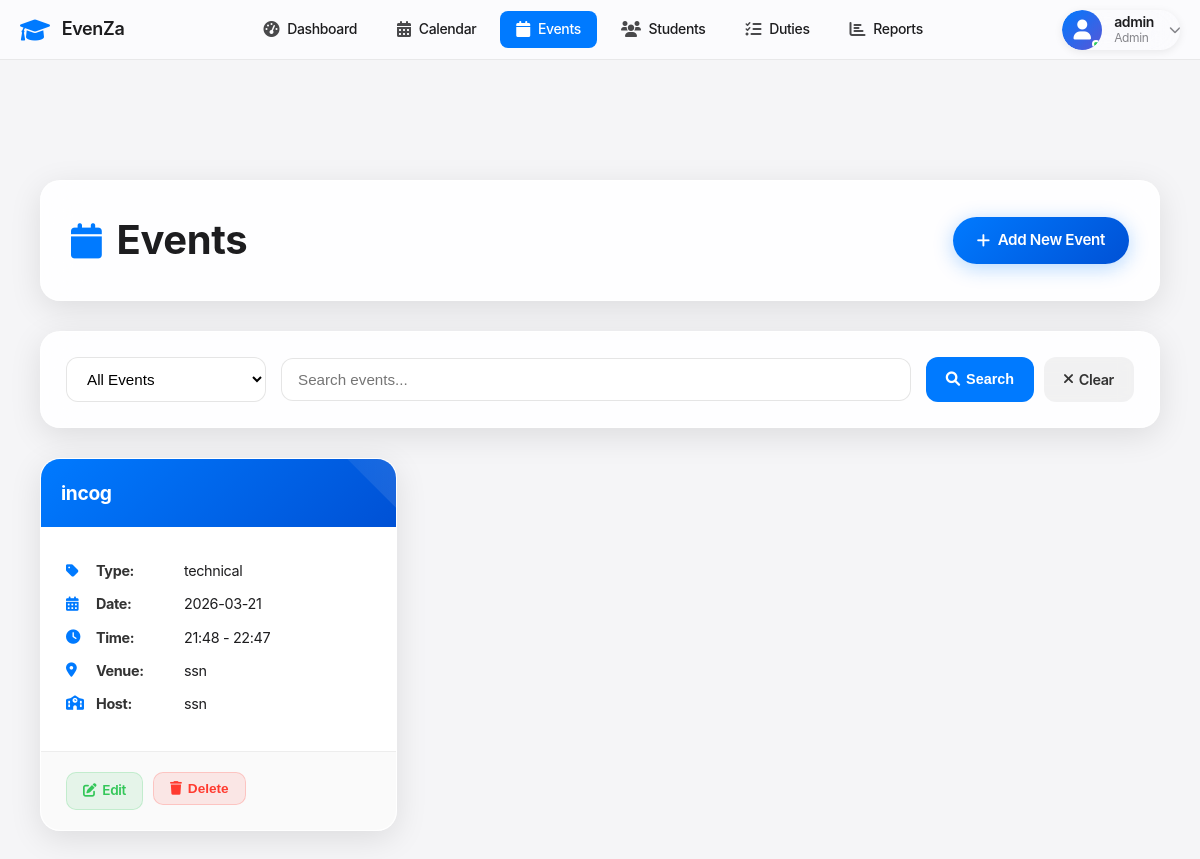
The page /events (signed in) on the database as committed earlier.
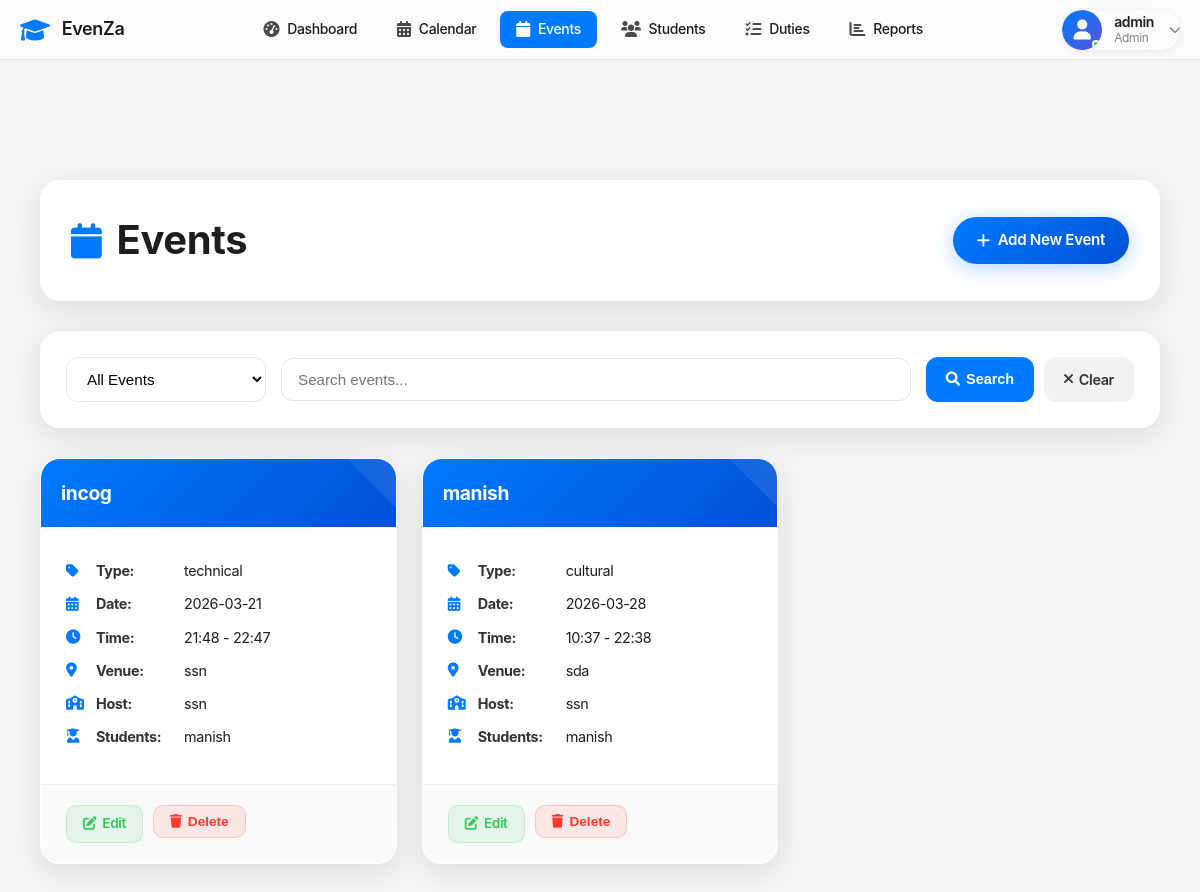
The same page on the database as committed later.
### tables this page shows
CREATE TABLE events (
            id INTEGER PRIMARY KEY AUTOINCREMENT,
            name TEXT NOT NULL,
            type TEXT NOT NULL,
            event_date DATE NOT NULL,
            start_time TIME NOT NULL,
            end_time TIME NOT NULL,
            venue TEXT NOT NULL,
            description TEXT,
            host_school TEXT NOT NULL,
            participating_schools TEXT,
            status TEXT DEFAULT 'upcoming',
            created_at TIMESTAMP DEFAULT CURRENT_TIMESTAMP
        );

### app.py (the view)
@app.route('/events')
@login_required
def events():
    conn = get_db_connection()
    filter_type = request.args.get('filter', 'all')
    search = request.args.get('search', '')
    query = 'SELECT * FROM events WHERE 1=1'
    params = []
    if filter_type == 'upcoming':
        query += ' AND event_date >= DATE("now")'
    elif filter_type == 'completed':
        query += ' AND event_date < DATE("now")'
    if search:
        query += ' AND (name LIKE ? OR type LIKE ? OR venue LIKE ?)'
        params.extend([f'%{search}%', f'%{search}%', f'%{search}%'])
    query += ' ORDER BY event_date ASC'
    events_rows = conn.execute(query, params).fetchall()
    events = []
    for row in events_rows:
        e = dict(row)
        participants_rows = conn.execute('''
            SELECT p.name
            FROM participants p
            JOIN participant_events pe ON p.id = pe.participant_id
            WHERE pe.event_id = ?
        ''', (e['id'],)).fetchall()
        e['assigned_participants'] = [p['name'] for p in participants_rows]
        events.append(e)
    conn.close()
    return render_template('events.html', events=events, filter_type=filter_type, search=search)

### app.py (called while the page is built)
def get_db_connection():
    conn = sqlite3.connect('events.db')
    conn.row_factory = sqlite3.Row
    return conn

def login_required(f):
    @wraps(f)
    def decorated_function(*args, **kwargs):
        if 'user_id' not in session:
            flash('Please login to access this page', 'error')
            return redirect(url_for('login'))
        return f(*args, **kwargs)
    return decorated_function

### templates/events.html (shortened to what this page needs)
{% extends "base.html" %}
{% block content %}
<div class="content">
    <div class="header">
        <div class="header-content">
            <h1><i class="fas fa-calendar"></i> Events</h1>
            {% if session.role in ['admin', 'super_admin'] %}
            <a href="{{ url_for('add_event') }}" class="add-btn">
                <i class="fas fa-plus"></i> Add New Event
            </a>
            {% endif %}
        </div>
    </div>
    <div class="controls">
        <form method="GET" class="controls-form">
            <select name="filter" class="form-select" onchange="this.form.submit()">
                <option value="all" {% if filter_type == 'all' %}selected{% endif %}>All Events</option>
            </select>
            <input type="text" name="search" class="form-input" placeholder="Search events..." value="{{ search }}">
            <div class="btn-group">
                <button type="submit" class="btn btn-primary">
                    <i class="fas fa-search"></i> Search
                </button>
                <a href="{{ url_for('events') }}" class="btn btn-secondary">
                    <i class="fas fa-times"></i> Clear
                </a>
            </div>
        </form>
    </div>
    <div class="events-grid">
        {% if events %}
            {% for event in events %}
                <div class="event-card">
                    <div class="event-header">
                        <h6 class="event-title">{{ event.name }}</h6>
                    </div>
                    <div class="event-body">
                        <div class="event-detail">
                            <i class="fas fa-tag"></i>
                            <strong>Type:</strong> {{ event.type }}
                        </div>
                        <div class="event-detail">
                            <i class="fas fa-calendar-alt"></i>
                            <strong>Date:</strong> {{ event.event_date }}
                        </div>
                        <div class="event-detail">
                            <i class="fas fa-clock"></i>
                            <strong>Time:</strong> {{ event.start_time }} - {{ event.end_time }}
                        </div>
                        <div class="event-detail">
                            <i class="fas fa-map-marker-alt"></i>
                            <strong>Venue:</strong> {{ event.venue }}
                        </div>
                        <div class="event-detail">
                            <i class="fas fa-school"></i>
                            <strong>Host:</strong> {{ event.host_school }}
                        </div>
                        {% if event.assigned_participants %}
                            <div class="event-detail">
                                <i class="fas fa-user-graduate"></i>
                                <strong>Students:</strong> {{ event.assigned_participants|join(', ') }}
                            </div>
                        {% endif %}
                    </div>
                    {% if session.role in ['admin', 'super_admin'] %}
                    <div class="event-footer">
                        <a href="{{ url_for('edit_event', id=event.id) }}" class="btn-sm btn-edit">
                            <i class="fas fa-edit"></i> Edit
                        </a>
                        <form method="POST" action="{{ url_for('delete_event', id=event.id) }}" style="display: inline;">
                            <button type="submit" class="btn-sm btn-delete"
                                    onclick="return confirm('Are you sure you want to delete this event?')">
                                <i class="fas fa-trash"></i> Delete
                            </button>
                        </form>
                    </div>
                    {% endif %}
                </div>
            {% endfor %}
        {% endif %}
    </div>
</div>
{% endblock %}

### templates/base.html (shortened to what this page needs)
<!DOCTYPE html>
<html lang="en">
<head>
    <link href="https://cdnjs.cloudflare.com/ajax/libs/font-awesome/6.0.0/css/all.min.css" rel="stylesheet">
    <link href="{{ url_for('static', filename='css/style.css') }}" rel="stylesheet">
</head>
<body>
    <nav class="apple-nav">
        <div class="nav-container">
            <div class="nav-brand">
                <i class="fas fa-graduation-cap"></i>
                <span>EvenZa</span>
            </div>
            <div class="nav-menu">
                <a href="{{ url_for('dashboard') }}" class="nav-link {% if request.endpoint == 'dashboard' %}active{% endif %}">
                    <i class="fas fa-tachometer-alt"></i>
                    <span>Dashboard</span>
                </a>
                <a href="{{ url_for('calendar_view') }}" class="nav-link {% if request.endpoint == 'calendar_view' %}active{% endif %}">
                    <i class="fas fa-calendar-alt"></i>
                    <span>Calendar</span>
                </a>
                <a href="{{ url_for('events') }}" class="nav-link {% if request.endpoint == 'events' %}active{% endif %}">
                    <i class="fas fa-calendar"></i>
                    <span>Events</span>
                </a>
                <a href="{{ url_for('participants') }}" class="nav-link {% if request.endpoint == 'participants' %}active{% endif %}">
                    <i class="fas fa-users"></i>
                    <span>Students</span>
                </a>
                <a href="{{ url_for('duties') }}" class="nav-link {% if request.endpoint == 'duties' %}active{% endif %}">
                    <i class="fas fa-tasks"></i>
                    <span>Duties</span>
                </a>
                <a href="{{ url_for('reports') }}" class="nav-link {% if request.endpoint == 'reports' %}active{% endif %}">
                    <i class="fas fa-chart-bar"></i>
                    <span>Reports</span>
                </a>
            </div>
            <div class="nav-user">
                {% if session.user_id %}
                    <div class="dropdown">
                        <div class="user-profile dropdown-toggle" id="userProfile" data-bs-toggle="dropdown" aria-expanded="false">
                            <div class="user-avatar">
                                <i class="fas fa-user"></i>
                                <div class="status-indicator"></div>
                            </div>
                            <div class="user-info">
                                <div class="user-name">{{ session.username }}</div>
                                <div class="user-role">{{ session.role|capitalize|replace('_', ' ') }}</div>
                            </div>
                            <i class="fas fa-chevron-down user-chevron"></i>
                        </div>
                    </div>
                {% else %}
                    <div class="auth-buttons">
                        <a href="{{ url_for('login') }}" class="btn-outline">Login</a>
                        <a href="{{ url_for('register') }}" class="btn-primary">Register</a>
                    </div>
                {% endif %}
            </div>
        </div>
    </nav>
    <div class="main-container" style="padding-top: 80px;">
        {% block content %}{% endblock %}
    </div>
</body>
</html>

### static/css/style.css (style rules this page uses)
* { margin: 0; padding: 0; box-sizing: border-box; }
body { font-family: -apple-system, BlinkMacSystemFont, 'Segoe UI', Roboto, Oxygen, Ubuntu, Cantarell, sans-serif; background: #f5f5f7; color: #1d1d1f; line-height: 1.47059; font-weight: 400; letter-spacing: -.022em; }
.apple-nav { background: rgba(251, 251, 253, 0.94); backdrop-filter: saturate(180%) blur(20px); -webkit-backdrop-filter: saturate(180%) blur(20px); border-bottom: 1px solid rgba(0, 0, 0, 0.08); position: fixed; top: 0; left: 0; right: 0; z-index: 1000; height: 60px; }
.nav-container { max-width: 1200px; margin: 0 auto; padding: 0 20px; height: 100%; display: flex; align-items: center; justify-content: space-between; }
.nav-brand { display: flex; align-items: center; font-size: 18px; font-weight: 600; color: #1d1d1f; text-decoration: none; }
.nav-brand i { font-size: 24px; color: #007aff; margin-right: 12px; }
.nav-menu { display: flex; align-items: center; gap: 8px; }
.nav-link { display: flex; align-items: center; padding: 8px 16px; border-radius: 8px; text-decoration: none; color: #1d1d1f; font-size: 14px; font-weight: 500; transition: all 0.2s cubic-bezier(0.25, 0.46, 0.45, 0.94); position: relative; }
.nav-link i { font-size: 16px; margin-right: 8px; opacity: 0.8; }
.nav-link.active { background: #007aff; color: white; }
.nav-link.active i { opacity: 1; }
.nav-user { display: flex; align-items: center; }
.user-avatar { width: 36px; height: 36px; border-radius: 50%; background: #f2f2f7; display: flex; align-items: center; justify-content: center; cursor: pointer; transition: all 0.2s ease; }
.user-avatar i { font-size: 20px; color: #007aff; }
.event-header { display: flex; justify-content: between; align-items: flex-start; margin-bottom: 8px; }

Rows that differ between the two databases and show on the page:
shown differently, row unchanged: events "incog": assigned_participants (not shown) → "manish"
added events: name "manish", type "cultural", event_date "2026-03-28", start_time "10:37", end_time "22:38", venue "sda", host_school "ssn", assigned_participants "manish"
